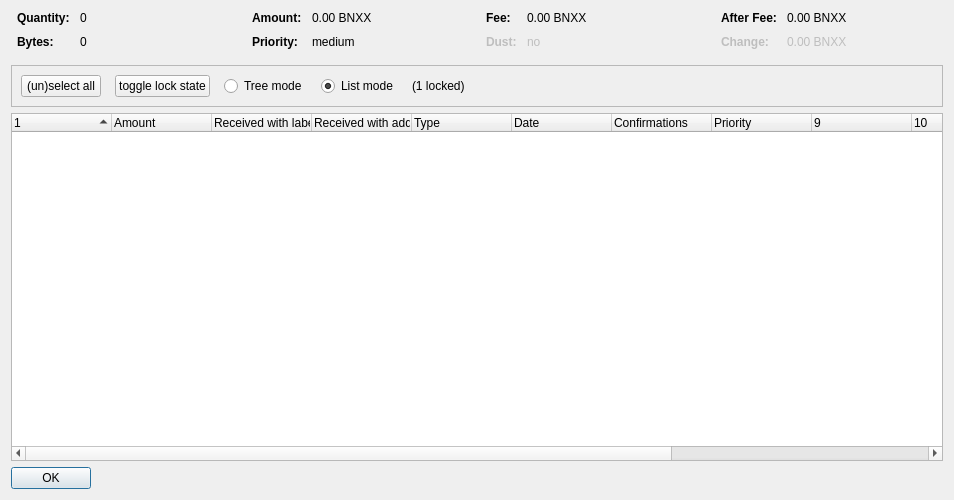
<?xml version="1.0" encoding="UTF-8"?>
<ui version="4.0">
 <class>CoinControlDialog</class>
 <widget class="QDialog" name="CoinControlDialog">
  <property name="geometry">
   <rect>
    <x>0</x>
    <y>0</y>
    <width>954</width>
    <height>500</height>
   </rect>
  </property>
  <property name="windowTitle">
   <string>Coin Selection</string>
  </property>
  <layout class="QVBoxLayout" name="verticalLayout">
   <item>
    <layout class="QHBoxLayout" name="horizontalLayoutTop" stretch="0,0,0,0">
     <property name="topMargin">
      <number>0</number>
     </property>
     <property name="bottomMargin">
      <number>10</number>
     </property>
     <item>
      <layout class="QFormLayout" name="formLayoutCoinControl1">
       <property name="horizontalSpacing">
        <number>10</number>
       </property>
       <property name="verticalSpacing">
        <number>10</number>
       </property>
       <property name="leftMargin">
        <number>6</number>
       </property>
       <property name="rightMargin">
        <number>6</number>
       </property>
       <item row="0" column="0">
        <widget class="QLabel" name="labelCoinControlQuantityText">
         <property name="font">
          <font>
           <weight>75</weight>
           <bold>true</bold>
          </font>
         </property>
         <property name="text">
          <string>Quantity:</string>
         </property>
        </widget>
       </item>
       <item row="0" column="1">
        <widget class="QLabel" name="labelCoinControlQuantity">
         <property name="cursor">
          <cursorShape>IBeamCursor</cursorShape>
         </property>
         <property name="contextMenuPolicy">
          <enum>Qt::ActionsContextMenu</enum>
         </property>
         <property name="text">
          <string notr="true">0</string>
         </property>
         <property name="textInteractionFlags">
          <set>Qt::LinksAccessibleByMouse|Qt::TextSelectableByKeyboard|Qt::TextSelectableByMouse</set>
         </property>
        </widget>
       </item>
       <item row="1" column="0">
        <widget class="QLabel" name="labelCoinControlBytesText">
         <property name="font">
          <font>
           <weight>75</weight>
           <bold>true</bold>
          </font>
         </property>
         <property name="text">
          <string>Bytes:</string>
         </property>
        </widget>
       </item>
       <item row="1" column="1">
        <widget class="QLabel" name="labelCoinControlBytes">
         <property name="cursor">
          <cursorShape>IBeamCursor</cursorShape>
         </property>
         <property name="contextMenuPolicy">
          <enum>Qt::ActionsContextMenu</enum>
         </property>
         <property name="text">
          <string notr="true">0</string>
         </property>
         <property name="textInteractionFlags">
          <set>Qt::LinksAccessibleByMouse|Qt::TextSelectableByKeyboard|Qt::TextSelectableByMouse</set>
         </property>
        </widget>
       </item>
      </layout>
     </item>
     <item>
      <layout class="QFormLayout" name="formLayoutCoinControl2">
       <property name="horizontalSpacing">
        <number>10</number>
       </property>
       <property name="verticalSpacing">
        <number>10</number>
       </property>
       <property name="leftMargin">
        <number>6</number>
       </property>
       <property name="rightMargin">
        <number>6</number>
       </property>
       <item row="0" column="0">
        <widget class="QLabel" name="labelCoinControlAmountText">
         <property name="font">
          <font>
           <weight>75</weight>
           <bold>true</bold>
          </font>
         </property>
         <property name="text">
          <string>Amount:</string>
         </property>
        </widget>
       </item>
       <item row="0" column="1">
        <widget class="QLabel" name="labelCoinControlAmount">
         <property name="cursor">
          <cursorShape>IBeamCursor</cursorShape>
         </property>
         <property name="contextMenuPolicy">
          <enum>Qt::ActionsContextMenu</enum>
         </property>
         <property name="text">
          <string notr="true">0.00 BNXX</string>
         </property>
         <property name="textInteractionFlags">
          <set>Qt::LinksAccessibleByMouse|Qt::TextSelectableByKeyboard|Qt::TextSelectableByMouse</set>
         </property>
        </widget>
       </item>
       <item row="1" column="0">
        <widget class="QLabel" name="labelCoinControlPriorityText">
         <property name="font">
          <font>
           <weight>75</weight>
           <bold>true</bold>
          </font>
         </property>
         <property name="text">
          <string>Priority:</string>
         </property>
        </widget>
       </item>
       <item row="1" column="1">
        <widget class="QLabel" name="labelCoinControlPriority">
         <property name="cursor">
          <cursorShape>IBeamCursor</cursorShape>
         </property>
         <property name="contextMenuPolicy">
          <enum>Qt::ActionsContextMenu</enum>
         </property>
         <property name="text">
          <string>medium</string>
         </property>
         <property name="textInteractionFlags">
          <set>Qt::LinksAccessibleByMouse|Qt::TextSelectableByKeyboard|Qt::TextSelectableByMouse</set>
         </property>
        </widget>
       </item>
      </layout>
     </item>
     <item>
      <layout class="QFormLayout" name="formLayoutCoinControl3">
       <property name="horizontalSpacing">
        <number>10</number>
       </property>
       <property name="verticalSpacing">
        <number>10</number>
       </property>
       <property name="leftMargin">
        <number>6</number>
       </property>
       <property name="rightMargin">
        <number>6</number>
       </property>
       <item row="0" column="0">
        <widget class="QLabel" name="labelCoinControlFeeText">
         <property name="font">
          <font>
           <weight>75</weight>
           <bold>true</bold>
          </font>
         </property>
         <property name="text">
          <string>Fee:</string>
         </property>
        </widget>
       </item>
       <item row="0" column="1">
        <widget class="QLabel" name="labelCoinControlFee">
         <property name="cursor">
          <cursorShape>IBeamCursor</cursorShape>
         </property>
         <property name="contextMenuPolicy">
          <enum>Qt::ActionsContextMenu</enum>
         </property>
         <property name="text">
          <string notr="true">0.00 BNXX</string>
         </property>
         <property name="textInteractionFlags">
          <set>Qt::LinksAccessibleByMouse|Qt::TextSelectableByKeyboard|Qt::TextSelectableByMouse</set>
         </property>
        </widget>
       </item>
       <item row="1" column="0">
        <widget class="QLabel" name="labelCoinControlLowOutputText">
         <property name="enabled">
          <bool>false</bool>
         </property>
         <property name="font">
          <font>
           <weight>75</weight>
           <bold>true</bold>
          </font>
         </property>
         <property name="text">
          <string>Dust:</string>
         </property>
        </widget>
       </item>
       <item row="1" column="1">
        <widget class="QLabel" name="labelCoinControlLowOutput">
         <property name="enabled">
          <bool>false</bool>
         </property>
         <property name="cursor">
          <cursorShape>IBeamCursor</cursorShape>
         </property>
         <property name="contextMenuPolicy">
          <enum>Qt::ActionsContextMenu</enum>
         </property>
         <property name="text">
          <string>no</string>
         </property>
         <property name="textInteractionFlags">
          <set>Qt::LinksAccessibleByMouse|Qt::TextSelectableByKeyboard|Qt::TextSelectableByMouse</set>
         </property>
        </widget>
       </item>
      </layout>
     </item>
     <item>
      <layout class="QFormLayout" name="formLayoutCoinControl4">
       <property name="horizontalSpacing">
        <number>10</number>
       </property>
       <property name="verticalSpacing">
        <number>10</number>
       </property>
       <property name="leftMargin">
        <number>6</number>
       </property>
       <property name="rightMargin">
        <number>6</number>
       </property>
       <item row="0" column="0">
        <widget class="QLabel" name="labelCoinControlAfterFeeText">
         <property name="font">
          <font>
           <weight>75</weight>
           <bold>true</bold>
          </font>
         </property>
         <property name="text">
          <string>After Fee:</string>
         </property>
        </widget>
       </item>
       <item row="0" column="1">
        <widget class="QLabel" name="labelCoinControlAfterFee">
         <property name="cursor">
          <cursorShape>IBeamCursor</cursorShape>
         </property>
         <property name="contextMenuPolicy">
          <enum>Qt::ActionsContextMenu</enum>
         </property>
         <property name="text">
          <string notr="true">0.00 BNXX</string>
         </property>
         <property name="textInteractionFlags">
          <set>Qt::LinksAccessibleByMouse|Qt::TextSelectableByKeyboard|Qt::TextSelectableByMouse</set>
         </property>
        </widget>
       </item>
       <item row="1" column="0">
        <widget class="QLabel" name="labelCoinControlChangeText">
         <property name="enabled">
          <bool>false</bool>
         </property>
         <property name="font">
          <font>
           <weight>75</weight>
           <bold>true</bold>
          </font>
         </property>
         <property name="text">
          <string>Change:</string>
         </property>
        </widget>
       </item>
       <item row="1" column="1">
        <widget class="QLabel" name="labelCoinControlChange">
         <property name="enabled">
          <bool>false</bool>
         </property>
         <property name="cursor">
          <cursorShape>IBeamCursor</cursorShape>
         </property>
         <property name="contextMenuPolicy">
          <enum>Qt::ActionsContextMenu</enum>
         </property>
         <property name="text">
          <string notr="true">0.00 BNXX</string>
         </property>
         <property name="textInteractionFlags">
          <set>Qt::LinksAccessibleByMouse|Qt::TextSelectableByKeyboard|Qt::TextSelectableByMouse</set>
         </property>
        </widget>
       </item>
      </layout>
     </item>
    </layout>
   </item>
   <item>
    <widget class="QFrame" name="frame">
     <property name="minimumSize">
      <size>
       <width>0</width>
       <height>40</height>
      </size>
     </property>
     <property name="frameShape">
      <enum>QFrame::StyledPanel</enum>
     </property>
     <property name="frameShadow">
      <enum>QFrame::Sunken</enum>
     </property>
     <layout class="QHBoxLayout" name="horizontalLayout">
      <item>
       <layout class="QHBoxLayout" name="horizontalLayoutPanel" stretch="0,0,0,0,0,0">
        <property name="spacing">
         <number>14</number>
        </property>
        <item>
         <widget class="QPushButton" name="pushButtonSelectAll">
          <property name="sizePolicy">
           <sizepolicy hsizetype="Maximum" vsizetype="Fixed">
            <horstretch>0</horstretch>
            <verstretch>0</verstretch>
           </sizepolicy>
          </property>
          <property name="text">
           <string>(un)select all</string>
          </property>
          <property name="autoDefault">
           <bool>false</bool>
          </property>
         </widget>
        </item>
        <item>
         <widget class="QPushButton" name="pushButtonToggleLock">
          <property name="sizePolicy">
           <sizepolicy hsizetype="Maximum" vsizetype="Fixed">
            <horstretch>0</horstretch>
            <verstretch>0</verstretch>
           </sizepolicy>
          </property>
          <property name="text">
           <string>toggle lock state</string>
          </property>
          <property name="autoDefault">
           <bool>false</bool>
          </property>
         </widget>
        </item>
        <item>
         <widget class="QRadioButton" name="radioTreeMode">
          <property name="sizePolicy">
           <sizepolicy hsizetype="Maximum" vsizetype="Fixed">
            <horstretch>0</horstretch>
            <verstretch>0</verstretch>
           </sizepolicy>
          </property>
          <property name="text">
           <string>Tree mode</string>
          </property>
         </widget>
        </item>
        <item>
         <widget class="QRadioButton" name="radioListMode">
          <property name="sizePolicy">
           <sizepolicy hsizetype="Maximum" vsizetype="Fixed">
            <horstretch>0</horstretch>
            <verstretch>0</verstretch>
           </sizepolicy>
          </property>
          <property name="text">
           <string>List mode</string>
          </property>
          <property name="checked">
           <bool>true</bool>
          </property>
         </widget>
        </item>
        <item>
         <widget class="QLabel" name="labelLocked">
          <property name="text">
           <string>(1 locked)</string>
          </property>
         </widget>
        </item>
        <item>
         <spacer name="horizontalSpacer">
          <property name="orientation">
           <enum>Qt::Horizontal</enum>
          </property>
          <property name="sizeHint" stdset="0">
           <size>
            <width>40</width>
            <height>20</height>
           </size>
          </property>
         </spacer>
        </item>
       </layout>
      </item>
     </layout>
    </widget>
   </item>
   <item>
    <widget class="CoinControlTreeWidget" name="treeWidget">
     <property name="contextMenuPolicy">
      <enum>Qt::CustomContextMenu</enum>
     </property>
     <property name="sortingEnabled">
      <bool>false</bool>
     </property>
     <property name="columnCount">
      <number>13</number>
     </property>
     <attribute name="headerShowSortIndicator" stdset="0">
      <bool>true</bool>
     </attribute>
     <attribute name="headerStretchLastSection">
      <bool>false</bool>
     </attribute>
     <column>
      <property name="text">
       <string/>
      </property>
     </column>
     <column>
      <property name="text">
       <string>Amount</string>
      </property>
     </column>
     <column>
      <property name="text">
       <string>Received with label</string>
      </property>
     </column>
     <column>
      <property name="text">
       <string>Received with address</string>
      </property>
     </column>
     <column>
      <property name="text">
       <string>Type</string>
      </property>
     </column>
     <column>
      <property name="text">
       <string>Date</string>
      </property>
     </column>
     <column>
      <property name="text">
       <string>Confirmations</string>
      </property>
      <property name="toolTip">
       <string>Confirmed</string>
      </property>
     </column>
     <column>
      <property name="text">
       <string>Priority</string>
      </property>
     </column>
     <column>
      <property name="text">
       <string/>
      </property>
     </column>
     <column>
      <property name="text">
       <string/>
      </property>
     </column>
     <column>
      <property name="text">
       <string/>
      </property>
     </column>
     <column>
      <property name="text">
       <string/>
      </property>
     </column>
     <column>
      <property name="text">
       <string/>
      </property>
     </column>
    </widget>
   </item>
   <item>
    <widget class="QDialogButtonBox" name="buttonBox">
     <property name="sizePolicy">
      <sizepolicy hsizetype="Maximum" vsizetype="Fixed">
       <horstretch>0</horstretch>
       <verstretch>0</verstretch>
      </sizepolicy>
     </property>
     <property name="orientation">
      <enum>Qt::Horizontal</enum>
     </property>
     <property name="standardButtons">
      <set>QDialogButtonBox::Ok</set>
     </property>
    </widget>
   </item>
  </layout>
 </widget>
 <customwidgets>
  <customwidget>
   <class>CoinControlTreeWidget</class>
   <extends>QTreeWidget</extends>
   <header>coincontroltreewidget.h</header>
  </customwidget>
 </customwidgets>
 <resources/>
 <connections/>
</ui>
